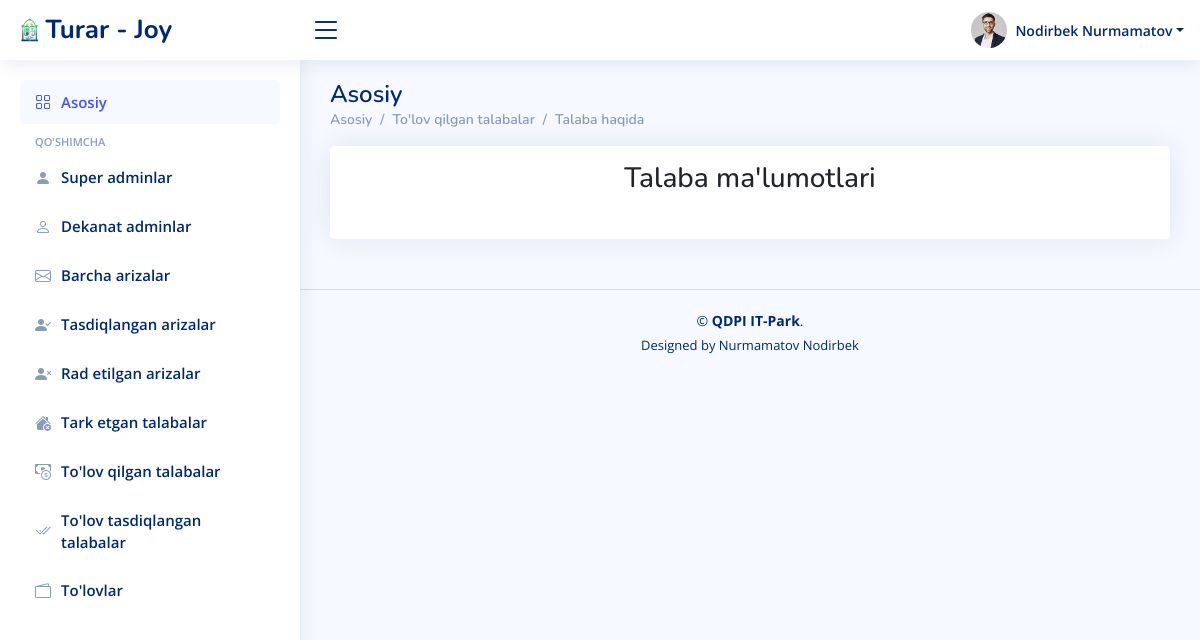
The page /ariza/imtiyoz_malumotlar/83323e54-8c00-4353-89f4-0b5cdd49aed3/ on the database as committed earlier.
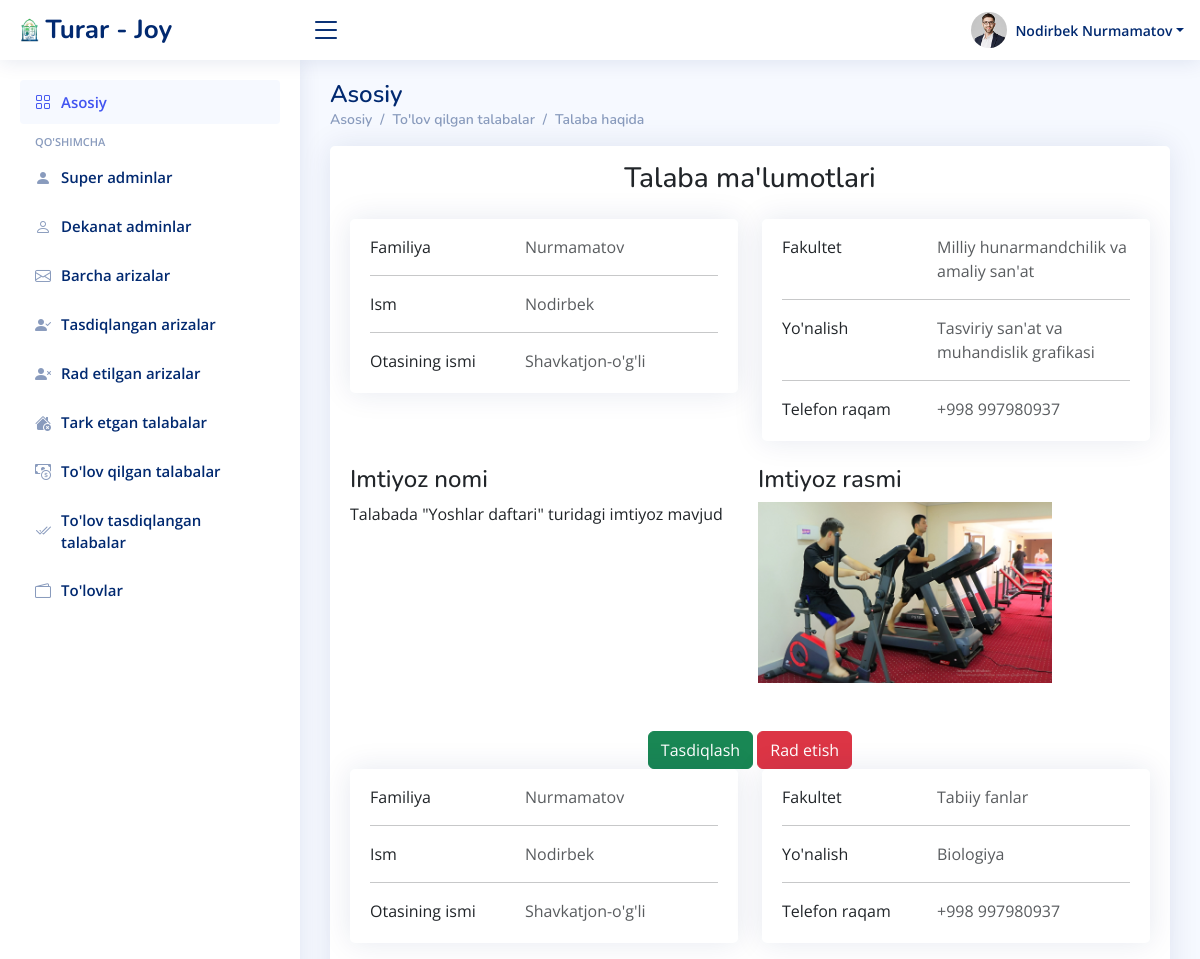
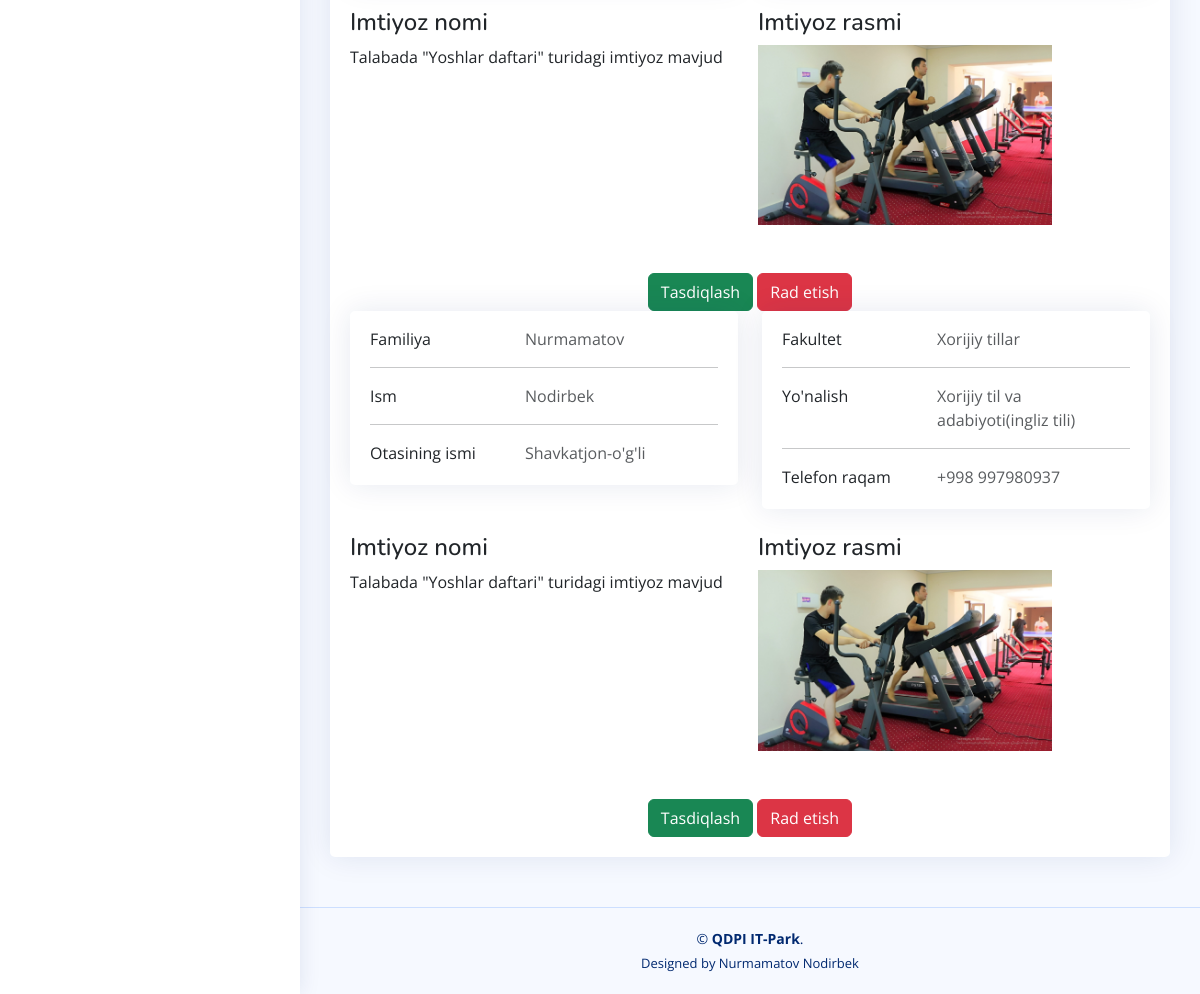
The same page on the database as committed later (2 pictures, top to bottom).
### ariza/models.py (models this page shows)
class Ariza(models.Model):
    talaba_id = models.CharField(max_length=100)
    first_name = models.CharField(max_length=100)
    last_name = models.CharField(max_length=100)
    sharif = models.CharField(max_length=100)
    viloyat = models.CharField(max_length=100)
    tuman = models.CharField(max_length=100)
    kocha = models.CharField(max_length=100)
    fakultet = models.CharField(max_length=100)
    yonalish = models.CharField(max_length=100)
    kurs    = models.CharField(max_length=100)
    pasport_serya_raqam = models.CharField(max_length=100)
    pasport_rasm = models.FileField(upload_to='rasmlar/')
    xulosa = models.CharField(max_length=1000, blank=True)
    tasdiqlash = models.CharField(max_length=100, blank=True)
    sana = models.DateTimeField(auto_now_add=True)

class Imtiyoz(models.Model):
    talaba_id = models.CharField(max_length=100)
    imtiyoz_nomi = models.CharField(max_length=100)
    imtiyoz_file = models.FileField(upload_to='imtiyoz/')
    tasdiqlash = models.CharField(max_length=100, blank=True)
    xulosa = models.CharField(max_length=1000, blank=True)
    sana = models.DateField(auto_now_add=True)

### users/models.py (models this page shows)
class User(AbstractUser):
    id = models.UUIDField(primary_key=True, default=uuid.uuid4, unique=True, editable=False)
    sharif = models.CharField(max_length=100)
    lavozim = models.CharField(max_length=100)
    fakultet = models.CharField(max_length=100, blank=True)
    parol = models.CharField(max_length=100)

### ariza/views.py (the view)
# urls.py: path('imtiyoz_malumotlar/<str:pk>/', imtiyoz_malumotlar, name='imtiyoz_malumotlar'),
def imtiyoz_malumotlar(request, pk):
    talabalar = User.objects.filter(id=pk)
    arizalar = Ariza.objects.all
    imtiyoz = Imtiyoz.objects.filter(talaba_id=pk)
    contex = {
        'talabalar':talabalar,
        'arizalar':arizalar,
        'imtiyoz':imtiyoz,
    }
    return render(request, 'superadmin/imtiyoz_malumotlar.html', contex)

### templates/superadmin/imtiyoz_malumotlar.html (shortened to what the changed rows need)
{% load static %}
<!DOCTYPE html>
<html lang="en">
<head>
  <link href="{% static '/assets/vendor/bootstrap/css/bootstrap.min.css' %}" rel="stylesheet">
  <link href="{% static '/assets/vendor/bootstrap-icons/bootstrap-icons.css' %}" rel="stylesheet">
  <link href="{% static '/assets/vendor/simple-datatables/style.css' %}" rel="stylesheet">
  <link href="{% static '/assets/css/style.css' %}" rel="stylesheet">
</head>
<body>
  <main id="main" class="main">
    <div class="pagetitle">
      <h1>Asosiy</h1>
    </div>
    <section class="section dashboard">
      <div class="row">
        <div class="col-lg-12">
          <div class="card">
            <div class="card-body">
              {% for t in talabalar %}
              {% for a in arizalar %}
              <div class="row">
                <div class="col-lg-6">
                  <div class="card mb-4">
                    <div class="card-body pt-3">
                      <div class="row">
                        <div class="col-sm-5">
                          <p class="mb-0">Familiya</p>
                        </div>
                        <div class="col-sm-7">
                          <p class="text-muted mb-0">{{t.last_name}}</p>
                        </div>
                      </div>
                      <hr>
                      <div class="row">
                        <div class="col-sm-5">
                          <p class="mb-0">Ism</p>
                        </div>
                        <div class="col-sm-7">
                          <p class="text-muted mb-0">{{t.first_name}}</p>
                        </div>
                      </div>
                      <hr>
                      <div class="row">
                        <div class="col-sm-5">
                          <p class="mb-0">Otasining ismi</p>
                        </div>
                        <div class="col-sm-7">
                          <p class="text-muted mb-0">{{t.sharif}}</p>
                        </div>
                      </div>
                    </div>
                  </div>
                </div>
                <div class="col-lg-6">
                  <div class="card mb-4">
                    <div class="card-body pt-3">
                      <div class="row">
                        <div class="col-sm-5">
                          <p class="mb-0">Fakultet</p>
                        </div>
                        <div class="col-sm-7">
                          <p class="text-muted mb-0">{{a.fakultet}}</p>
                        </div>
                      </div>
                      <hr>
                      <div class="row">
                        <div class="col-sm-5">
                          <p class="mb-0">Yo'nalish</p>
                        </div>
                        <div class="col-sm-7">
                          <p class="text-muted mb-0">{{a.yonalish}}</p>
                        </div>
                      </div>
                      <hr>
                      <div class="row">
                        <div class="col-sm-5">
                          <p class="mb-0">Telefon raqam</p>
                        </div>
                        <div class="col-sm-7">
                          <p class="text-muted mb-0">{{t.username}}</p>
                        </div>
                      </div>
                    </div>
                  </div>
                </div>
              </div>
              {% for i in imtiyoz %}
              <div class="row g-3">
                <div class="col-lg-6">
                  <h4>Imtiyoz nomi</h4>
                  <p>Talabada "{{i.imtiyoz_nomi}}" turidagi imtiyoz mavjud</p>
                </div>
                <div class="col-lg-6">
                  <h4>Imtiyoz rasmi</h4>
                  <img class="w-75" src="{{i.imtiyoz_file.url}}">
                </div>
              </div>
              <div class="col-12 pt-5 text-center">
                <a class="btn btn-success" href="{% url 'imtiyozni_tasdiqlash' i.talaba_id %}">Tasdiqlash</a>
                <a class="btn btn-danger" href="{% url 'imtiyozni_radetish' i.talaba_id %}">Rad etish</a>
              </div>
              {% endfor %}
              {% endfor %}
              {% endfor %}
            </div>
          </div>
        </div>
      </div>
    </section>
  </main>
</body>
</html>

Rows that differ between the two databases and show on the page:
added User: last_name "Nurmamatov", first_name "Nodirbek", sharif "Shavkatjon-o'g'li", username "+998 997980937"
now on this page (row unchanged): Ariza: fakultet "Milliy hunarmandchilik va amaliy san'at", yonalish "Tasviriy san'at va muhandislik grafikasi"
added Imtiyoz: imtiyoz_nomi "Yoshlar daftari", imtiyoz_file (picture)
now on this page (row unchanged): Ariza: fakultet "Tabiiy fanlar", yonalish "Biologiya"
added Ariza: fakultet "Xorijiy tillar", yonalish "Xorijiy til va adabiyoti(ingliz tili)"
